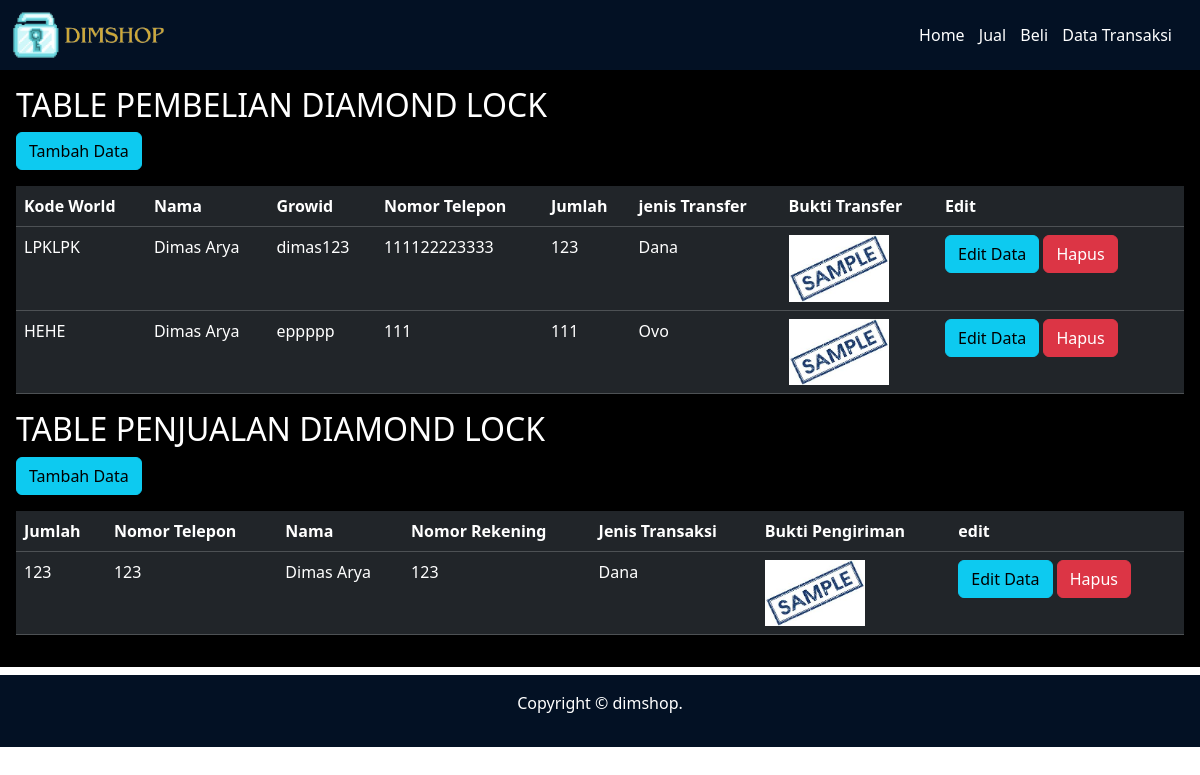
The page /Vbrg/ on the database its author committed.
### dashboard/models.py (models this page shows)
class Barangbeli(models.Model):
    id = models.AutoField(primary_key=1)
    kodeworld = models.CharField(verbose_name='World', max_length=10)
    nama = models.CharField(max_length=50)
    growid = models.CharField(max_length=8)
    nomor = models.BigIntegerField(verbose_name='Nomor Rekening')
    jumlah = models.IntegerField()
    pembayaran=models.ForeignKey(Jenis, on_delete=models.CASCADE,null=True)
    buktitransfer=models.ImageField(verbose_name='Bukti Transfer',upload_to='images/', blank=True)

class Jenis(models.Model):
    id = models.AutoField(primary_key=1)
    nama=models.CharField(max_length=50)
    ket=models.TextField()
    def __str__(self):
        return self.nama

class Barangjual(models.Model):
    id = models.AutoField(primary_key=1)
    jumlah = models.IntegerField()
    nomor = models.BigIntegerField()
    nama = models.CharField(max_length=50)
    nomor_rekening = models.BigIntegerField()
    pembayaran=models.ForeignKey(Jenis, on_delete=models.CASCADE,null=True)
    buktipengiriman=models.ImageField(verbose_name='Bukti Pengiriman',upload_to='images/', blank=True)

### dashboard/views.py (the view)
# urls.py: path('Vbrg/',Barang_View, name='Vbrg'),
def Barang_View(request):
    barang_beli=Barangbeli.objects.all()
    barang_jual=Barangjual.objects.all()
    konteks={
        'barang_beli':barang_beli,
        'barang_jual':barang_jual,
    }
    return render (request,'tampil_data.html',konteks)

### templates/tampil_data.html (shortened to what this page needs)
{% extends 'base.html'%}
{% block isinya%}
{%load static%}
<div class="p-3 mb-2 bg-black text-white mx-auto">
        <table class="table table-hover table-dark">
            <h2>TABLE PEMBELIAN DIAMOND LOCK</h2>
            <p> <a href="/belibrg" class='btn btn-info'>Tambah Data</a></p>
            <tr>
                <th>Kode World</th>
                <th>Nama</th>
                <th>Growid</th>
                <th>Nomor Telepon</th>
                <th>Jumlah</th>
                <th>jenis Transfer</th>
                <th>Bukti Transfer</th>
                <th>Edit<th>
            </tr>
        {% for Barang in barang_beli %}
        <tr>
            <td>{{ Barang.kodeworld }}</td>
            <td>{{ Barang.nama }}</td>
            <td>{{ Barang.growid }}</td>
            <td>{{ Barang.nomor }}</td>
            <td>{{ Barang.jumlah }}</td>
            <td>{{ Barang.pembayaran}}</td>
            <td>
                {% if Barang.buktitransfer %}
                    <img src="{{ Barang.buktitransfer.url }}" class="img-fluid" width="100" height="100" alt="Gambar Barang">
                {% else %}
                    No Image Available
                {% endif %}
            </td>
            <td>
                <a href="{% url 'ubah_beli' Barang.id %}" class='btn btn-info'>Edit Data</a>
                <button type="button" class="btn btn-danger" data-bs-toggle="modal"
                data-bs-target="#hapus-{{ Barang.id }}"> Hapus </button>
            </td>
            <td>
            </td>
        </tr>
{% endfor %}
        </table>
        <h2>TABLE PENJUALAN DIAMOND LOCK</h2>
        <p> <a href="/jualbrg" class='btn btn-info'>Tambah Data</a></p>
        <tr>
        <table class="table table-hover table-dark">
            <tr>
                <th>Jumlah</th>
                <th>Nomor Telepon</th>
                <th>Nama</th>
                <th>Nomor Rekening</th>
                <th>Jenis Transaksi</th>
                <th>Bukti Pengiriman</th>
                <th>edit</th>
            </tr>
        {% for Barang in barang_jual %}
        <tr>
            <td>{{ Barang.jumlah }}</td>
            <td>{{ Barang.nomor}}</td>
            <td>{{ Barang.nama }}</td>
            <td>{{ Barang.nomor_rekening}}</td>
            <td>{{ Barang.pembayaran}}</td>
            <td>
                {% if Barang.buktipengiriman %}
                    <img src="{{ Barang.buktipengiriman.url }}" class="img-fluid" width="100" height="100" alt="Gambar Barang">
                {% else %}
                    No Image Available
                {% endif %}
            </td>
            <td>
                <a href="{% url 'ubah_jual' Barang.id %}" class='btn btn-info'>Edit Data</a>
                <button type="button" class="btn btn-danger" data-bs-toggle="modal"
                data-bs-target="#hapus-{{ Barang.id }}"> Hapus </button>
            </td>
        </tr>
{% endfor %}
        </table>
</div>
{% endblock %}

### templates/base.html (shortened to what this page needs)
{% load static %}
<!doctype html>
<html lang="en">
<head>
    <link rel="stylesheet" href="dimshop.css">
    <link href="{% static 'aos/css/dimshop.css' %}" rel="stylesheet">
    <link href="https://cdn.jsdelivr.net/npm/bootstrap@5.3.3/dist/css/bootstrap.min.css" rel="stylesheet">
</head>
<body>
    <header>
        <div class="logo">
            <img src="{%static 'img/dimshop.png'%}" alt="Logo">
        </div>
        <nav>
            <ul>
                <li><a href="/">Home</a></li>
                <li><a href="/jualbrg">Jual</a></li>
                <li><a href="/belibrg">Beli</a></li>
                <li><a href="/Vbrg">Data Transaksi</a></li>
            </ul>
        </nav>
    </header>
    {% block isinya %}
    {% endblock %}
    <footer>
        <p align="center">Copyright &copy; dimshop.</p>
    </footer>
</body>
</html>

### rows shown on the page
Barangbeli: kodeworld "LPKLPK", nama "Dimas Arya", growid "dimas123", nomor "111122223333", jumlah "123", pembayaran "Dana", buktitransfer (picture)
Barangbeli: kodeworld "HEHE", nama "Dimas Arya", growid "eppppp", nomor "111", jumlah "111", pembayaran "Ovo", buktitransfer (picture)
Barangjual: jumlah "123", nomor "123", nama "Dimas Arya", nomor_rekening "123", pembayaran "Dana", buktipengiriman (picture)
